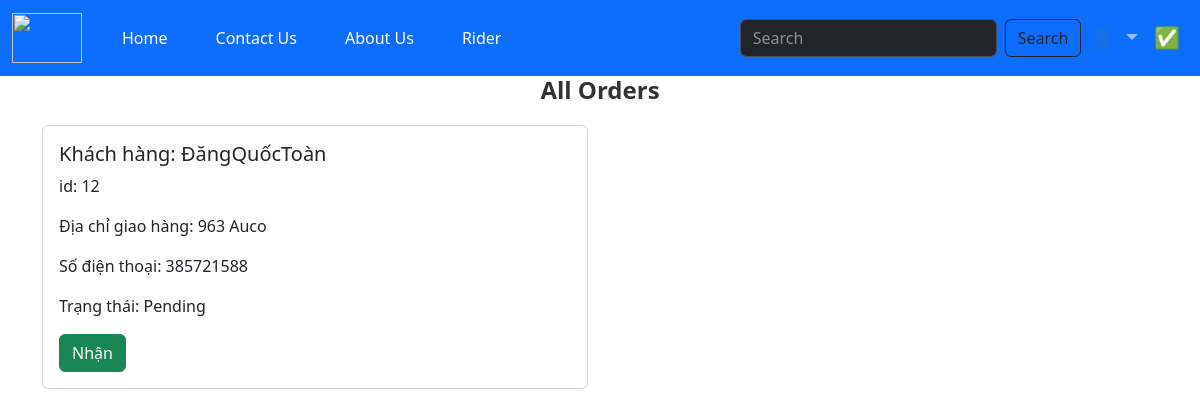
Page /rider on the earlier database version.
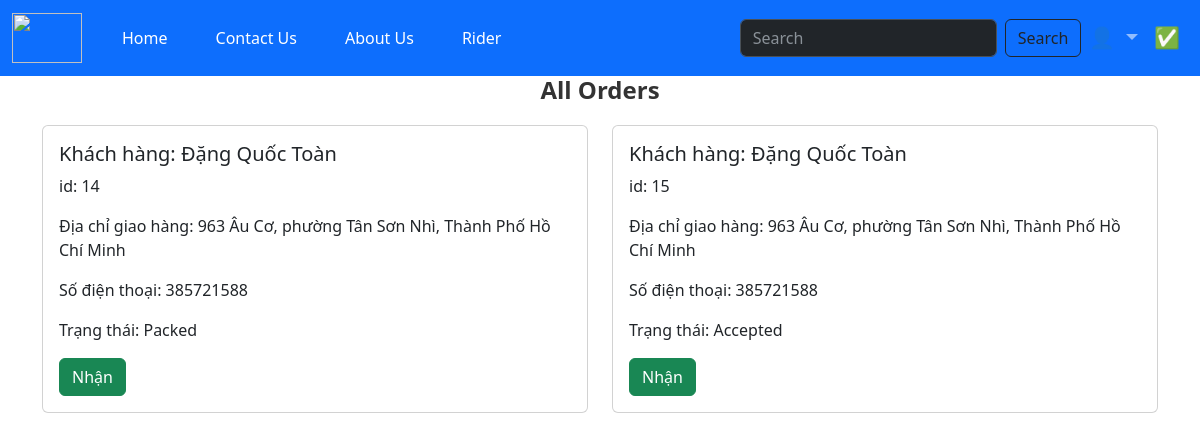
Same page on the later database version.
### app/models.py (models this page shows, shortened)
class OrderPlaced(models.Model):
    user = models.ForeignKey(User, on_delete=models.CASCADE)
    customer = models.ForeignKey(Customer, on_delete=models.CASCADE)
    product = models.ForeignKey(Product, on_delete=models.CASCADE)
    quantity = models.PositiveIntegerField(default=1)
    ordered_date = models.DateTimeField(auto_now_add=True)
    status = models.CharField(max_length=50, choices=STATUS_CHOICES, default='Pending')

class Customer(models.Model):
    user = models.ForeignKey(User, on_delete=models.SET_NULL, null=True,blank=False)
    name = models.CharField(max_length=200, null=True)
    email = models.CharField(max_length=200, null=True)
    city = models.CharField(max_length=200, null=True)
    phone = models.IntegerField(default=0)
    state  = models.CharField(max_length=200, null=True)
    address = models.CharField(max_length=200,null=True)
    def __str__(self):
        return self.name

### app/views.py (the view)
# urls.py: path('rider', views.ordersRider, name='rider'),
def ordersRider(request):
    orders = OrderPlaced.objects.all()
    return render(request, 'orderider.html', {'orders': orders})

### app/templates/orderider.html (shortened to what this page needs)
{% extends 'rider.html' %}
{% block content %}
    <div class="container">
        <div class="row">
            {% for order in orders %}
                <div class="col-md-6">
                    <div class="card mb-4">
                        <div class="card-body">
                            <h5 class="card-title">Khách hàng: {{ order.customer }}</h5>
                            <p class="card-text">id: {{ order.id }}</p>
                            <p class="card-text">Địa chỉ giao hàng: {{ order.customer.address }}</p>
                            <p class="card-text">Số điện thoại: {{ order.customer.phone }}</p>
                            <p class="card-text">Trạng thái: {{ order.status }}</p>
                            <div class="d-grid gap-2">
                                <form method="POST" action="{% url 'ridersave' order.id %}">
                                    <button type="submit" class="btn btn-success">Nhận</button>
                                </form>
                            </div>
                        </div>
                    </div>
                </div>
            {% endfor %}
        </div>
    </div>
{% endblock %}

### app/templates/rider.html (shortened to what this page needs)
{% load static %}
<!DOCTYPE html>
<html lang="en">
<head>
    <link href="https://cdn.jsdelivr.net/npm/bootstrap@5.3.0-alpha3/dist/css/bootstrap.min.css" rel="stylesheet">
    <link rel="stylesheet" href="{%static 'app\css\main.css' %}">
    <link rel="stylesheet" href="{%static 'app\css\all.min.css' %}">
    <link rel="stylesheet" href="{%static 'app\css\owl.carousel.min.css' %}">
    <link href="https://cdn.jsdelivr.net/npm/bootstrap@5.3.0-alpha3/dist/css/bootstrap.min.css" rel="stylesheet">
</head>
<body>
    <nav class="navbar navbar-expand-lg bg-primary" data-bs-theme="dark">
        <div class="container-fluid">
            <a class="navbar-brand" href="#">
                <img src="{% static 'app/images/s1.png' %}" width="70" height="50">
            </a>
          <div class="collapse navbar-collapse" id="navbarSupportedContent">
            <ul class="navbar-nav me-auto mb-2 mb-lg-0">
              <li>
                <li>
                  <a class="nav-link active" aria-current="page" href="/home" style="padding: 0.5rem 1.5rem;">Home</a>
              </li>
              <li>
                <a class="nav-link active" aria-current="page" href="/contact" style="padding: 0.5rem 1.5rem;">Contact Us</a>
            </li>
            <li>
              <a class="nav-link active" aria-current="page" href="/about" style="padding: 0.5rem 1.5rem;">About Us</a>
          </li>
          <li>
            <a class="nav-link active" aria-current="page" href="/rider" style="padding: 0.5rem 1.5rem;">Rider</a>
        </li>
            </li>
            </ul>
              <form class="d-flex" role="search" method= POST action="{% url 'search' %}">
                <input class="form-control me-2" type="search" placeholder="Search" aria-label="Search" name="searched">
                <button class="btn btn-outline-dark" type="submit">Search</button>
              </form>
          </div>
          <div>
            <ul class="navbar-nav me-auto mb-2 mb-lg-0">
                <li class="nav-item dropdown">
                    <a class="nav-link dropdown-toggle" href="#" role="button" data-bs-toggle="dropdown" aria-expanded="false" style="font-size: 1.3rem;">
                    </a>
                  </li>
                  <li class="nav-item">
                    <a class="nav-link active" href=" {% url 'savedorders' %}" style="font-size: 1.3rem;"> ✅</a>
                  </li>
          </div>
        </div>
      </nav>
      <h3 style="font-size: 24px; color: #333; text-align: center; font-weight: bold; margin-bottom: 20px;">
        All Orders</h3>
      {% block content %}
      {% endblock %}
</body>
</html>

### app/static/app/css/main.css (style rules this page uses)
body { background-color: hsl(0, 0%, 98%); }
h1,h2,h3,h4,h5,h6 { color:hsl(0, 0%, 30%); }
.btn { border-radius: 0; }

Differences in the rows shown:
removed OrderPlaced: customer "ĐăngQuốcToàn", id "12", customer.address "963 Auco", customer.phone "385721588", status "Pending"
added OrderPlaced: customer "Đặng Quốc Toàn", id "14", customer.address "963 Âu Cơ, phường Tân Sơn Nhì, Thành Phố Hồ Chí Minh", customer.phone "385721588", status "Packed"
added OrderPlaced: customer "Đặng Quốc Toàn", id "15", customer.address "963 Âu Cơ, phường Tân Sơn Nhì, Thành Phố Hồ Chí Minh", customer.phone "385721588", status "Accepted"
